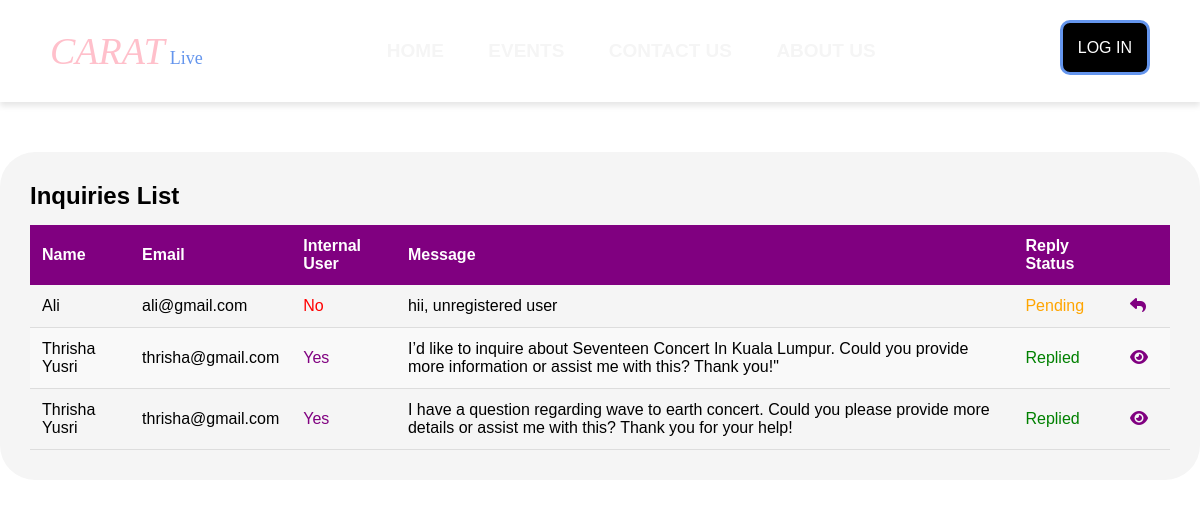
/inquiries.php, run on an earlier commit of the app's database.
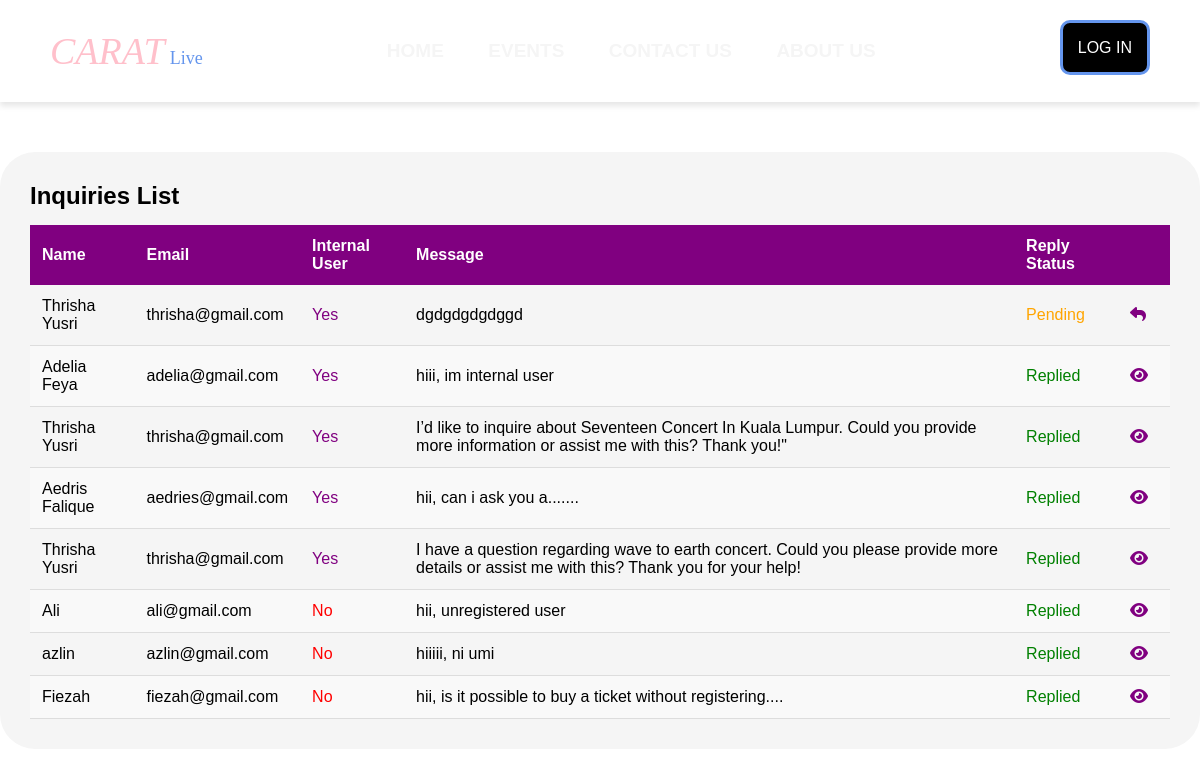
And on a later commit of the database.
### tables this page shows
CREATE TABLE `inquiry` (
  `id` int(11) NOT NULL,
  `name` varchar(100) NOT NULL,
  `email` varchar(100) NOT NULL,
  `message` varchar(800) NOT NULL,
  `reply` varchar(800) NOT NULL,
  `internaluser` tinyint(1) NOT NULL
);

### inquiries.php (the view, shortened to what this page needs)
<!doctype html>
<html lang="en">
<head>
    <link rel="stylesheet" href="style.css">
    <link rel="stylesheet" href="https://cdnjs.cloudflare.com/ajax/libs/font-awesome/6.5.0/css/all.min.css">
</head>
<?php
include("db_connection.php");
include('header.php');
$user_email = '';
$role = '';
if (isset($_GET['role']) == 'user' && isset($_GET['user_email'])) {
    $user_email = $_GET['user_email'];
    $role = $_GET['role'];
    $query = "SELECT * FROM inquiry WHERE email = '$user_email' ORDER BY reply IS NOT NULL, reply ASC";
} else {
    $query = "SELECT * FROM inquiry ORDER BY reply IS NOT NULL, reply ASC";
}
$result = mysqli_query($conn, $query);
?>
<body class="app">
    <div style="display: flex; justify-content: center;">
        <div class="event-container" style="margin-top:50px; width:100%">
            <h2>Inquiries List</h2>
            <table>
                <thead>
                    <tr>
                        <th>Name</th>
                        <th>Email</th>
                        <?php if (!$user_email) { ?>
                            <th>Internal User</th>
                        <?php } ?>
                        <th>Message</th>
                        <th>Reply Status</th>
                        <th></th>
                    </tr>
                </thead>
                <tbody>
                    <?php
                    if (mysqli_num_rows($result) > 0) {
                        while ($row = mysqli_fetch_assoc($result)) {
                            ?>
                            <tr>
                                <td><?php echo $row['name'] ?></td>
                                <td><?php echo $row['email'] ?></td>
                                <?php if (!$user_email) { ?>
                                    <?php if ($row['internaluser'] == 1) { ?>
                                        <td style="color:purple">Yes</td>
                                    <?php } else { ?>
                                        <td style="color:red">No</td>
                                    <?php } ?>
                                <?php } ?>
                                <td><?php echo $row['message'] ?></td>
                                <?php if ($row['reply']) { ?>
                                    <td style="color:green">Replied</td>
                                <?php } else { ?>
                                    <td style="color:orange">Pending</td>
                                <?php } ?>
                                <?php
                                if (!$row['reply'] && $role !== 'user') {
                                    ?>
                                    <td><a onclick="redirectToPage('contactus.php?inquiry_id=<?php echo $row['id']; ?>&mode=edit')"><i
                                                style="color: purple" class="fa-solid fa-reply"></i></a></td>
                                <?php } else { ?>
                                    <td><a onclick="redirectToPage('contactus.php?inquiry_id=<?php echo $row['id']; ?>&mode=view')"><i
                                                style="color: purple" class="fa-solid fa-eye"></i></a></td>
                                <?php } ?>
                            </tr>
                        <?php }
                    } else { ?>
                        <div>
                            No results
                        </div>
                    <?php } ?>
                </tbody>
            </table>
        </div>
    </div>
</body>
</html>

What changed in the data, as far as the page shows it:
added inquiry: name "Thrisha Yusri", email "thrisha@gmail.com", internaluser "Yes", message "dgdgdgdgdggd", reply "Pending"
added inquiry: name "Adelia Feya", email "adelia@gmail.com", internaluser "Yes", message "hiii, im internal user", reply "Replied"
added inquiry: name "Aedris Falique", email "aedries@gmail.com", internaluser "Yes", message "hii, can i ask you a.......", shows "Replied"
changed inquiry "Ali": reply "Pending" → "Replied"; moves down the list
added inquiry: name "azlin", email "azlin@gmail.com", internaluser "No", message "hiiiii, ni umi", shows "Replied"
added inquiry: name "Fiezah", email "fiezah@gmail.com", internaluser "No", message "hii, is it possible to buy a ticket without registering....", shows "Replied"
